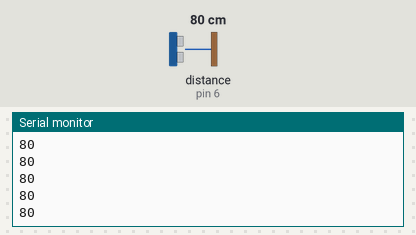
Bench run of a sketch on a simulated Arduino Uno, built with avr-gcc and run on an emulated ATmega328P. Shown: the last lines printed to the serial monitor. Wiring (inferred from the names in the program): ultrasonic range finder: trigger pin 7; echo pin 6. The test bench sets the inputs (shaded band); at power-on: distance to the obstacle (sensor on pin 6) 80 cm. The echo pulse lasts 58.3 µs per cm.

Above: at 1.2 s.
1.3 s: distance to the obstacle (sensor on pin 6) set to 2 cm
At 1.48 s:
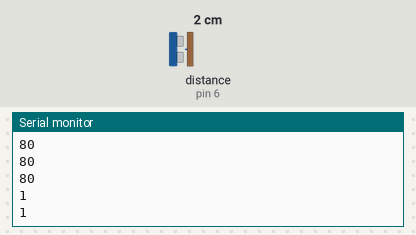
2.8 s: distance to the obstacle (sensor on pin 6) set to 4 cm
At 2.89 s:
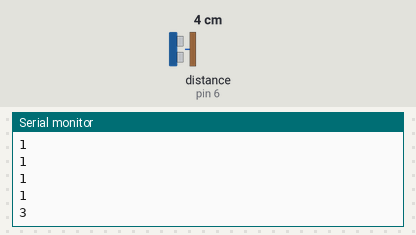
Timing chart, 0 to 5.8 s (numbered marks = the images above; inputs shaded):
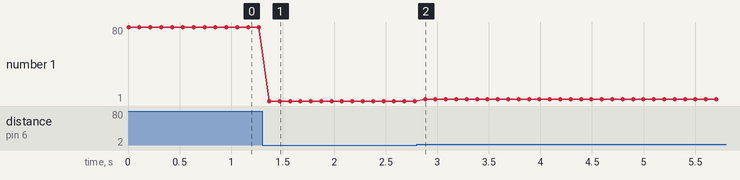

The sketch:

Ultra.ino
```cpp
int Echo[] = {6,13} ;
int Trig[] = {7,13} ;

void setup() {
  // put your setup code here, to run once:
  pinMode(Echo[0], INPUT);
  pinMode(Trig[0], OUTPUT);
  pinMode(Echo[1], INPUT);
  pinMode(Trig[1], OUTPUT);
  Serial.begin(9600);

}


void OutPulse(int Trig)
{
  digitalWrite(Trig, LOW);
  delayMicroseconds(2);
  digitalWrite(Trig, HIGH);
  delayMicroseconds(10);
  digitalWrite(Trig, LOW);
  delayMicroseconds(2);
}


int Ultra(int nomber)  {
  OutPulse(Trig[nomber]);
  double Time = pulseIn(Echo[nomber], HIGH);
  double Distance = Time / 29 / 2;

  if (Distance == 0)
  return 1000 ;
  else
  return Distance;
}

void loop() {
  // put your main code here, to run repeatedly:
//  int distance = Ultra(0);
//  Serial.print(distance);
//  Serial.print("      ");
  int distance = Ultra(0);
  Serial.println(distance);
  delay(100);
}
```

Measured:
- after the input at 1.3 s, the serial monitor: prints a new line after 0.07 s (image 1)
- after the input at 2.8 s, the serial monitor: prints a new line after 0.08 s (image 2)
- plotted number 1: 80 → 1 after the input at 1.3 s, 1 → 3 after the input at 2.8 s
